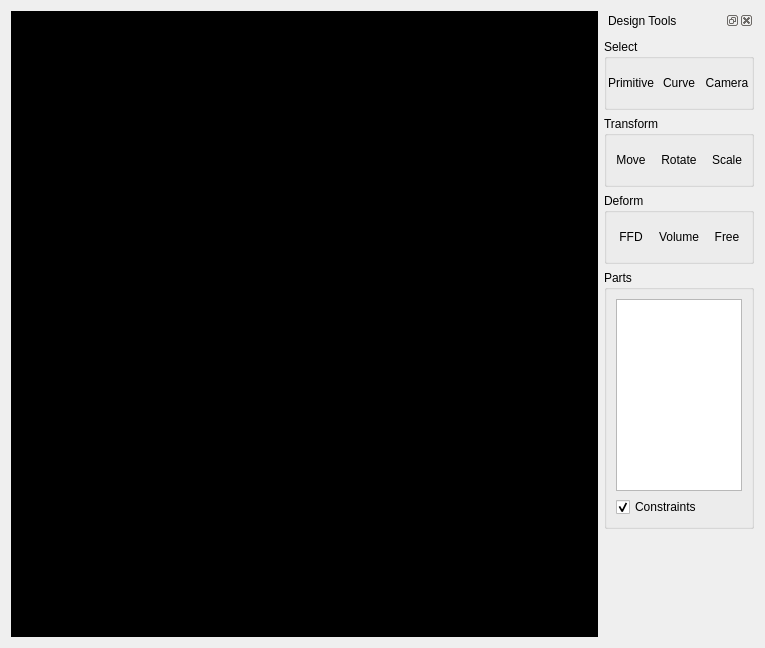
<?xml version="1.0" encoding="UTF-8"?>
<ui version="4.0">
 <class>DesignWidget</class>
 <widget class="QWidget" name="DesignWidget">
  <property name="geometry">
   <rect>
    <x>0</x>
    <y>0</y>
    <width>765</width>
    <height>648</height>
   </rect>
  </property>
  <property name="windowTitle">
   <string>Form</string>
  </property>
  <layout class="QHBoxLayout" name="horizontalLayout">
   <item>
    <widget class="QWidget" name="widget" native="true">
     <layout class="QGridLayout" name="gridLayout">
      <property name="margin">
       <number>0</number>
      </property>
      <property name="spacing">
       <number>0</number>
      </property>
      <item row="0" column="0">
       <widget class="QWidget" name="viewerArea" native="true">
        <property name="sizePolicy">
         <sizepolicy hsizetype="Expanding" vsizetype="Expanding">
          <horstretch>0</horstretch>
          <verstretch>0</verstretch>
         </sizepolicy>
        </property>
        <property name="styleSheet">
         <string notr="true">background: black;</string>
        </property>
        <layout class="QVBoxLayout" name="verticalLayout_2">
         <property name="spacing">
          <number>0</number>
         </property>
         <property name="margin">
          <number>0</number>
         </property>
         <item>
          <layout class="QVBoxLayout" name="viewerAreaLayout"/>
         </item>
        </layout>
       </widget>
      </item>
     </layout>
    </widget>
   </item>
   <item>
    <widget class="QDockWidget" name="toolsWidget">
     <property name="sizePolicy">
      <sizepolicy hsizetype="Fixed" vsizetype="Preferred">
       <horstretch>0</horstretch>
       <verstretch>0</verstretch>
      </sizepolicy>
     </property>
     <property name="windowTitle">
      <string>Design Tools</string>
     </property>
     <widget class="QWidget" name="dockWidgetContents">
      <layout class="QGridLayout" name="gridLayout_3">
       <property name="leftMargin">
        <number>0</number>
       </property>
       <property name="rightMargin">
        <number>0</number>
       </property>
       <item row="0" column="0">
        <widget class="QGroupBox" name="groupBox">
         <property name="sizePolicy">
          <sizepolicy hsizetype="Fixed" vsizetype="Fixed">
           <horstretch>0</horstretch>
           <verstretch>0</verstretch>
          </sizepolicy>
         </property>
         <property name="minimumSize">
          <size>
           <width>150</width>
           <height>0</height>
          </size>
         </property>
         <property name="maximumSize">
          <size>
           <width>150</width>
           <height>16777215</height>
          </size>
         </property>
         <property name="title">
          <string>Select</string>
         </property>
         <property name="flat">
          <bool>false</bool>
         </property>
         <property name="checkable">
          <bool>false</bool>
         </property>
         <layout class="QGridLayout" name="gridLayout_2">
          <property name="margin">
           <number>0</number>
          </property>
          <property name="spacing">
           <number>0</number>
          </property>
          <item row="0" column="0">
           <widget class="QToolButton" name="selectPrimitiveButton">
            <property name="minimumSize">
             <size>
              <width>48</width>
              <height>48</height>
             </size>
            </property>
            <property name="maximumSize">
             <size>
              <width>48</width>
              <height>48</height>
             </size>
            </property>
            <property name="text">
             <string>Primitive</string>
            </property>
            <property name="icon">
             <iconset resource="../Resources/userstudyResource.qrc">
              <normaloff>:/UserStudyApp/toolIcons/selectPrimitive.png</normaloff>:/UserStudyApp/toolIcons/selectPrimitive.png</iconset>
            </property>
            <property name="iconSize">
             <size>
              <width>24</width>
              <height>24</height>
             </size>
            </property>
            <property name="checkable">
             <bool>true</bool>
            </property>
            <property name="popupMode">
             <enum>QToolButton::DelayedPopup</enum>
            </property>
            <property name="toolButtonStyle">
             <enum>Qt::ToolButtonTextUnderIcon</enum>
            </property>
            <property name="autoRaise">
             <bool>true</bool>
            </property>
           </widget>
          </item>
          <item row="0" column="1">
           <widget class="QToolButton" name="selectCurveButton">
            <property name="minimumSize">
             <size>
              <width>48</width>
              <height>48</height>
             </size>
            </property>
            <property name="maximumSize">
             <size>
              <width>48</width>
              <height>48</height>
             </size>
            </property>
            <property name="text">
             <string>Curve</string>
            </property>
            <property name="icon">
             <iconset resource="../Resources/userstudyResource.qrc">
              <normaloff>:/UserStudyApp/toolIcons/selectCurve.png</normaloff>:/UserStudyApp/toolIcons/selectCurve.png</iconset>
            </property>
            <property name="iconSize">
             <size>
              <width>24</width>
              <height>24</height>
             </size>
            </property>
            <property name="checkable">
             <bool>true</bool>
            </property>
            <property name="toolButtonStyle">
             <enum>Qt::ToolButtonTextUnderIcon</enum>
            </property>
            <property name="autoRaise">
             <bool>true</bool>
            </property>
           </widget>
          </item>
          <item row="0" column="2">
           <widget class="QToolButton" name="selectCameraButton">
            <property name="sizePolicy">
             <sizepolicy hsizetype="Fixed" vsizetype="Fixed">
              <horstretch>48</horstretch>
              <verstretch>48</verstretch>
             </sizepolicy>
            </property>
            <property name="minimumSize">
             <size>
              <width>48</width>
              <height>48</height>
             </size>
            </property>
            <property name="text">
             <string>Camera</string>
            </property>
            <property name="icon">
             <iconset resource="../Resources/userstudyResource.qrc">
              <normaloff>:/UserStudyApp/toolIcons/camera.png</normaloff>:/UserStudyApp/toolIcons/camera.png</iconset>
            </property>
            <property name="iconSize">
             <size>
              <width>24</width>
              <height>24</height>
             </size>
            </property>
            <property name="checkable">
             <bool>true</bool>
            </property>
            <property name="toolButtonStyle">
             <enum>Qt::ToolButtonTextUnderIcon</enum>
            </property>
            <property name="autoRaise">
             <bool>true</bool>
            </property>
            <property name="arrowType">
             <enum>Qt::NoArrow</enum>
            </property>
           </widget>
          </item>
         </layout>
        </widget>
       </item>
       <item row="1" column="0">
        <widget class="QGroupBox" name="groupBox_2">
         <property name="sizePolicy">
          <sizepolicy hsizetype="Fixed" vsizetype="Preferred">
           <horstretch>0</horstretch>
           <verstretch>0</verstretch>
          </sizepolicy>
         </property>
         <property name="minimumSize">
          <size>
           <width>150</width>
           <height>0</height>
          </size>
         </property>
         <property name="maximumSize">
          <size>
           <width>150</width>
           <height>16777215</height>
          </size>
         </property>
         <property name="title">
          <string>Transform</string>
         </property>
         <property name="flat">
          <bool>false</bool>
         </property>
         <layout class="QGridLayout" name="gridLayout_4">
          <property name="margin">
           <number>0</number>
          </property>
          <property name="spacing">
           <number>0</number>
          </property>
          <item row="0" column="1">
           <widget class="QToolButton" name="rotateButton">
            <property name="minimumSize">
             <size>
              <width>48</width>
              <height>48</height>
             </size>
            </property>
            <property name="maximumSize">
             <size>
              <width>48</width>
              <height>48</height>
             </size>
            </property>
            <property name="text">
             <string>Rotate</string>
            </property>
            <property name="icon">
             <iconset resource="../Resources/userstudyResource.qrc">
              <normaloff>:/UserStudyApp/toolIcons/rotate.png</normaloff>:/UserStudyApp/toolIcons/rotate.png</iconset>
            </property>
            <property name="iconSize">
             <size>
              <width>24</width>
              <height>24</height>
             </size>
            </property>
            <property name="checkable">
             <bool>true</bool>
            </property>
            <property name="toolButtonStyle">
             <enum>Qt::ToolButtonTextUnderIcon</enum>
            </property>
            <property name="autoRaise">
             <bool>true</bool>
            </property>
           </widget>
          </item>
          <item row="0" column="2">
           <widget class="QToolButton" name="scaleButton">
            <property name="sizePolicy">
             <sizepolicy hsizetype="Fixed" vsizetype="Fixed">
              <horstretch>0</horstretch>
              <verstretch>0</verstretch>
             </sizepolicy>
            </property>
            <property name="minimumSize">
             <size>
              <width>48</width>
              <height>48</height>
             </size>
            </property>
            <property name="maximumSize">
             <size>
              <width>48</width>
              <height>48</height>
             </size>
            </property>
            <property name="text">
             <string>Scale</string>
            </property>
            <property name="icon">
             <iconset resource="../Resources/userstudyResource.qrc">
              <normaloff>:/UserStudyApp/toolIcons/scale.png</normaloff>:/UserStudyApp/toolIcons/scale.png</iconset>
            </property>
            <property name="iconSize">
             <size>
              <width>24</width>
              <height>24</height>
             </size>
            </property>
            <property name="checkable">
             <bool>true</bool>
            </property>
            <property name="toolButtonStyle">
             <enum>Qt::ToolButtonTextUnderIcon</enum>
            </property>
            <property name="autoRaise">
             <bool>true</bool>
            </property>
           </widget>
          </item>
          <item row="0" column="0">
           <widget class="QToolButton" name="moveButton">
            <property name="minimumSize">
             <size>
              <width>48</width>
              <height>48</height>
             </size>
            </property>
            <property name="maximumSize">
             <size>
              <width>48</width>
              <height>48</height>
             </size>
            </property>
            <property name="text">
             <string>Move</string>
            </property>
            <property name="icon">
             <iconset resource="../Resources/userstudyResource.qrc">
              <normaloff>:/UserStudyApp/toolIcons/moveIcon.png</normaloff>:/UserStudyApp/toolIcons/moveIcon.png</iconset>
            </property>
            <property name="iconSize">
             <size>
              <width>24</width>
              <height>24</height>
             </size>
            </property>
            <property name="checkable">
             <bool>true</bool>
            </property>
            <property name="toolButtonStyle">
             <enum>Qt::ToolButtonTextUnderIcon</enum>
            </property>
            <property name="autoRaise">
             <bool>true</bool>
            </property>
           </widget>
          </item>
         </layout>
        </widget>
       </item>
       <item row="3" column="0">
        <widget class="QGroupBox" name="groupBox_3">
         <property name="maximumSize">
          <size>
           <width>150</width>
           <height>16777215</height>
          </size>
         </property>
         <property name="title">
          <string>Parts</string>
         </property>
         <layout class="QVBoxLayout" name="verticalLayout">
          <item>
           <widget class="QListWidget" name="listParts">
            <property name="minimumSize">
             <size>
              <width>100</width>
              <height>0</height>
             </size>
            </property>
            <property name="maximumSize">
             <size>
              <width>16777215</width>
              <height>16777215</height>
             </size>
            </property>
           </widget>
          </item>
          <item>
           <widget class="QCheckBox" name="isUseConstraints">
            <property name="text">
             <string>Constraints</string>
            </property>
            <property name="checked">
             <bool>true</bool>
            </property>
           </widget>
          </item>
         </layout>
        </widget>
       </item>
       <item row="4" column="0">
        <widget class="QWidget" name="specialWidget" native="true"/>
       </item>
       <item row="5" column="0">
        <spacer name="verticalSpacer">
         <property name="orientation">
          <enum>Qt::Vertical</enum>
         </property>
         <property name="sizeHint" stdset="0">
          <size>
           <width>20</width>
           <height>40</height>
          </size>
         </property>
        </spacer>
       </item>
       <item row="2" column="0">
        <widget class="QGroupBox" name="groupBox_4">
         <property name="sizePolicy">
          <sizepolicy hsizetype="Fixed" vsizetype="Fixed">
           <horstretch>0</horstretch>
           <verstretch>0</verstretch>
          </sizepolicy>
         </property>
         <property name="minimumSize">
          <size>
           <width>150</width>
           <height>0</height>
          </size>
         </property>
         <property name="maximumSize">
          <size>
           <width>150</width>
           <height>16777215</height>
          </size>
         </property>
         <property name="title">
          <string>Deform</string>
         </property>
         <layout class="QGridLayout" name="gridLayout_5">
          <property name="margin">
           <number>0</number>
          </property>
          <property name="spacing">
           <number>0</number>
          </property>
          <item row="0" column="0">
           <widget class="QToolButton" name="ffdButton">
            <property name="sizePolicy">
             <sizepolicy hsizetype="Fixed" vsizetype="Fixed">
              <horstretch>0</horstretch>
              <verstretch>0</verstretch>
             </sizepolicy>
            </property>
            <property name="minimumSize">
             <size>
              <width>48</width>
              <height>48</height>
             </size>
            </property>
            <property name="maximumSize">
             <size>
              <width>48</width>
              <height>48</height>
             </size>
            </property>
            <property name="text">
             <string>FFD</string>
            </property>
            <property name="icon">
             <iconset resource="../Resources/userstudyResource.qrc">
              <normaloff>:/UserStudyApp/toolIcons/FFD.png</normaloff>:/UserStudyApp/toolIcons/FFD.png</iconset>
            </property>
            <property name="iconSize">
             <size>
              <width>24</width>
              <height>24</height>
             </size>
            </property>
            <property name="checkable">
             <bool>true</bool>
            </property>
            <property name="toolButtonStyle">
             <enum>Qt::ToolButtonTextUnderIcon</enum>
            </property>
            <property name="autoRaise">
             <bool>true</bool>
            </property>
           </widget>
          </item>
          <item row="0" column="1">
           <widget class="QToolButton" name="voxelButton">
            <property name="minimumSize">
             <size>
              <width>48</width>
              <height>48</height>
             </size>
            </property>
            <property name="maximumSize">
             <size>
              <width>48</width>
              <height>48</height>
             </size>
            </property>
            <property name="text">
             <string>Volume</string>
            </property>
            <property name="icon">
             <iconset resource="../Resources/userstudyResource.qrc">
              <normaloff>:/UserStudyApp/toolIcons/volumeFFD.png</normaloff>:/UserStudyApp/toolIcons/volumeFFD.png</iconset>
            </property>
            <property name="iconSize">
             <size>
              <width>24</width>
              <height>24</height>
             </size>
            </property>
            <property name="checkable">
             <bool>true</bool>
            </property>
            <property name="toolButtonStyle">
             <enum>Qt::ToolButtonTextUnderIcon</enum>
            </property>
            <property name="autoRaise">
             <bool>true</bool>
            </property>
           </widget>
          </item>
          <item row="0" column="2">
           <widget class="QToolButton" name="freeButton">
            <property name="sizePolicy">
             <sizepolicy hsizetype="Fixed" vsizetype="Preferred">
              <horstretch>0</horstretch>
              <verstretch>0</verstretch>
             </sizepolicy>
            </property>
            <property name="minimumSize">
             <size>
              <width>48</width>
              <height>48</height>
             </size>
            </property>
            <property name="maximumSize">
             <size>
              <width>48</width>
              <height>48</height>
             </size>
            </property>
            <property name="text">
             <string>Free</string>
            </property>
            <property name="icon">
             <iconset resource="../Resources/userstudyResource.qrc">
              <normaloff>:/UserStudyApp/toolIcons/freeDeform.png</normaloff>:/UserStudyApp/toolIcons/freeDeform.png</iconset>
            </property>
            <property name="iconSize">
             <size>
              <width>24</width>
              <height>24</height>
             </size>
            </property>
            <property name="checkable">
             <bool>true</bool>
            </property>
            <property name="toolButtonStyle">
             <enum>Qt::ToolButtonTextUnderIcon</enum>
            </property>
            <property name="autoRaise">
             <bool>true</bool>
            </property>
           </widget>
          </item>
         </layout>
        </widget>
       </item>
      </layout>
     </widget>
    </widget>
   </item>
  </layout>
 </widget>
 <resources>
  <include location="../Resources/userstudyResource.qrc"/>
 </resources>
 <connections/>
</ui>
